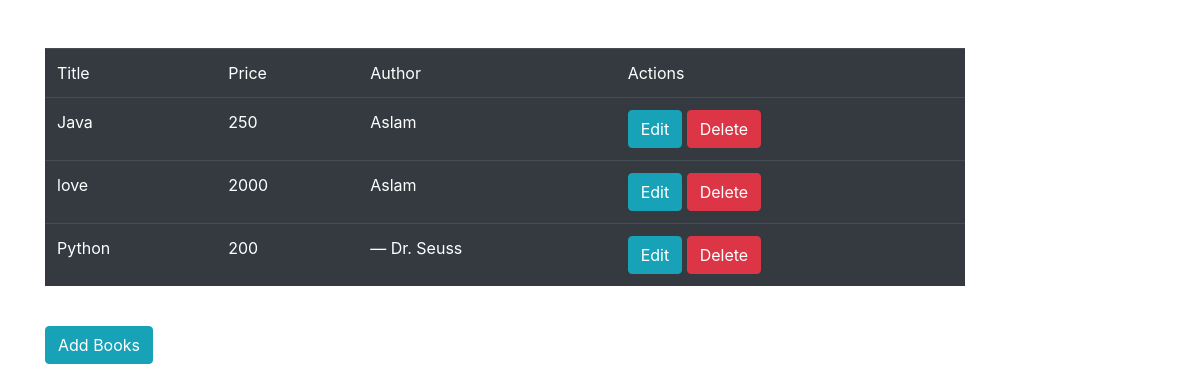
/, run on an earlier commit of the app's database.
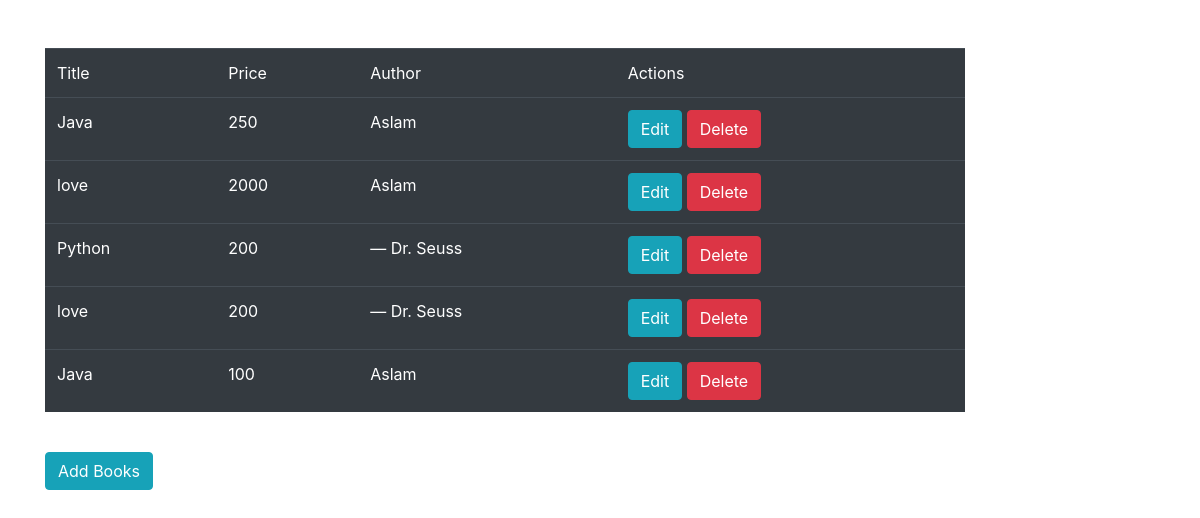
And on a later commit of the database.
### CRUD/models.py (models this page shows)
class BookList(models.Model):
    title=models.CharField(max_length=150)
    price=models.IntegerField()
    author=models.CharField(max_length=50)

### CRUD/views.py (the view)
# urls.py: path('',views.index,name='index'),
def index(request):
    book=BookList.objects.all()
    return render(request,'index.html',{'book':book})

### templates/index.html
{% extends 'base.html' %}
{% block content %}
<table class="table table-dark">
<thead>
<tr>
    <td>Title</td>
    <td>Price</td>
    <td>Author</td>
    <td>Actions</td>
</tr>
</thead>
<tbody>
{% for b in book%}
<tr>
    <td>{{b.title}}</td>
    <td>{{b.price}}</td>
    <td>{{b.author}}</td>
    <td>
        <a href="/edit/{{b.id}}" class="btn btn-info">Edit</a>
        <a href="/delete/{{b.id}}" class="btn btn-danger">Delete</a>
    </td>
</tr>
{% endfor %}
</tbody>
</table>
<br>
<a class="btn btn-info" href="add_book">Add Books</a>
{% endblock %}

What changed in the data, as far as the page shows it:
added BookList: title "love", price "200", author "― Dr. Seuss"
added BookList: title "Java", price "100", author "Aslam"
